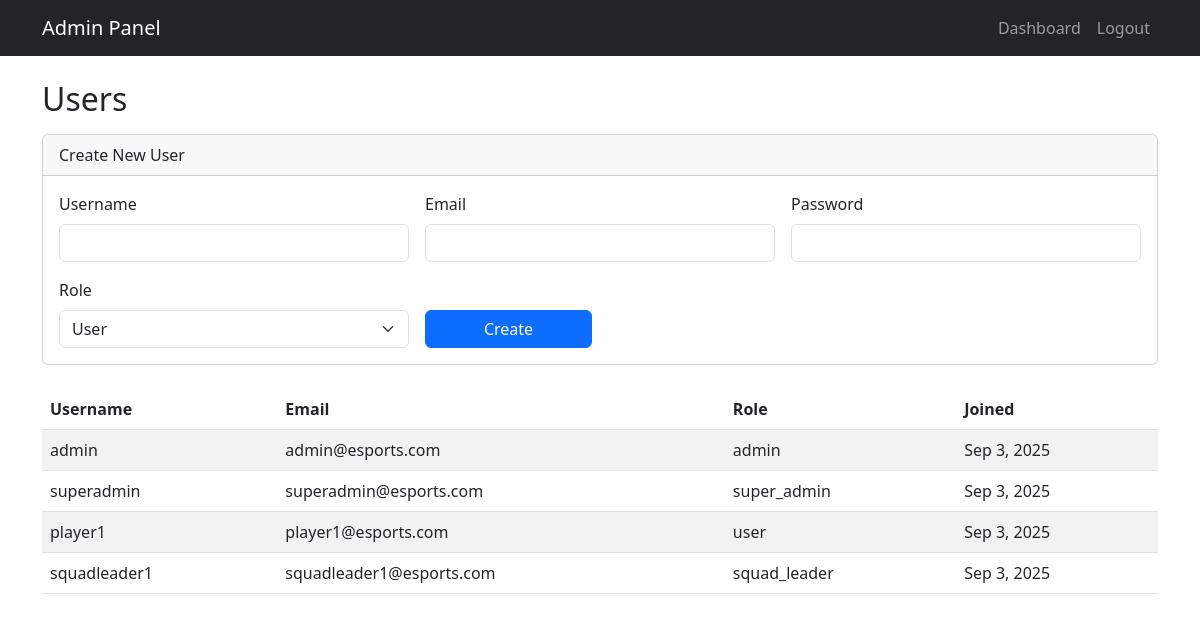
Page /manage_users.php (signed in) on the committed database.
### tables this page shows
CREATE TABLE IF NOT EXISTS users (
    id INT AUTO_INCREMENT PRIMARY KEY,
    username VARCHAR(50) UNIQUE NOT NULL,
    email VARCHAR(100) UNIQUE NOT NULL,
    password VARCHAR(255) NOT NULL,
    full_name VARCHAR(100),
    bio TEXT,
    avatar_url VARCHAR(500),
    banner_url VARCHAR(500),
    role ENUM('user', 'squad_leader', 'admin', 'super_admin') DEFAULT 'user',
    is_verified BOOLEAN DEFAULT FALSE,
    last_active TIMESTAMP NULL,
    created_at TIMESTAMP DEFAULT CURRENT_TIMESTAMP,
    updated_at TIMESTAMP DEFAULT CURRENT_TIMESTAMP ON UPDATE CURRENT_TIMESTAMP
);

### manage_users.php (the view, shortened to what this page needs)
<?php
require_once 'config.php';
try {
	$users = $pdo->query("SELECT id, username, email, role, created_at FROM users ORDER BY created_at DESC")->fetchAll();
} catch (PDOException $e) {
	$users = [];
	$error = 'Error loading users';
}
?>
<!DOCTYPE html>
<html lang="en">
<head>
	<link href="https://cdn.jsdelivr.net/npm/bootstrap@5.3.0/dist/css/bootstrap.min.css" rel="stylesheet">
</head>
<body>
	<nav class="navbar navbar-expand-lg navbar-dark bg-dark">
		<div class="container">
			<a class="navbar-brand" href="admin_dashboard.php">Admin Panel</a>
			<div class="navbar-nav ms-auto">
				<a href="admin_dashboard.php" class="nav-link">Dashboard</a>
				<a href="logout.php" class="nav-link">Logout</a>
			</div>
		</div>
	</nav>
	<div class="container my-4">
		<h2 class="mb-3">Users</h2>
		<?php if ($_SESSION['role'] === 'super_admin'): ?>
		<div class="card mb-4">
			<div class="card-header">Create New User</div>
			<div class="card-body">
				<form method="POST" action="">
					<div class="row g-3">
						<div class="col-md-4">
							<label class="form-label">Username</label>
							<input type="text" class="form-control" name="username" required>
						</div>
						<div class="col-md-4">
							<label class="form-label">Email</label>
							<input type="email" class="form-control" name="email" required>
						</div>
						<div class="col-md-4">
							<label class="form-label">Password</label>
							<input type="password" class="form-control" name="password" required>
						</div>
						<div class="col-md-4">
							<label class="form-label">Role</label>
							<select class="form-select" name="role">
								<option value="user">User</option>
							</select>
						</div>
						<div class="col-md-2 align-self-end">
							<button type="submit" class="btn btn-primary w-100">Create</button>
						</div>
					</div>
				</form>
			</div>
		</div>
		<?php endif; ?>
		<div class="table-responsive">
			<table class="table table-striped">
				<thead><tr><th>Username</th><th>Email</th><th>Role</th><th>Joined</th></tr></thead>
				<tbody>
					<?php foreach ($users as $u): ?>
					<tr>
						<td><?php echo htmlspecialchars($u['username']); ?></td>
						<td><?php echo htmlspecialchars($u['email']); ?></td>
						<td><?php echo htmlspecialchars($u['role']); ?></td>
						<td><?php echo date('M j, Y', strtotime($u['created_at'])); ?></td>
					</tr>
					<?php endforeach; ?>
				</tbody>
			</table>
		</div>
	</div>
</body>
</html>

### rows in the picture
users: username "admin", email "admin@esports.com", role "admin", created_at "Sep 3, 2025"
users: username "superadmin", email "superadmin@esports.com", role "super_admin", created_at "Sep 3, 2025"
users: username "player1", email "player1@esports.com", role "user", created_at "Sep 3, 2025"
users: username "squadleader1", email "squadleader1@esports.com", role "squad_leader", created_at "Sep 3, 2025"
